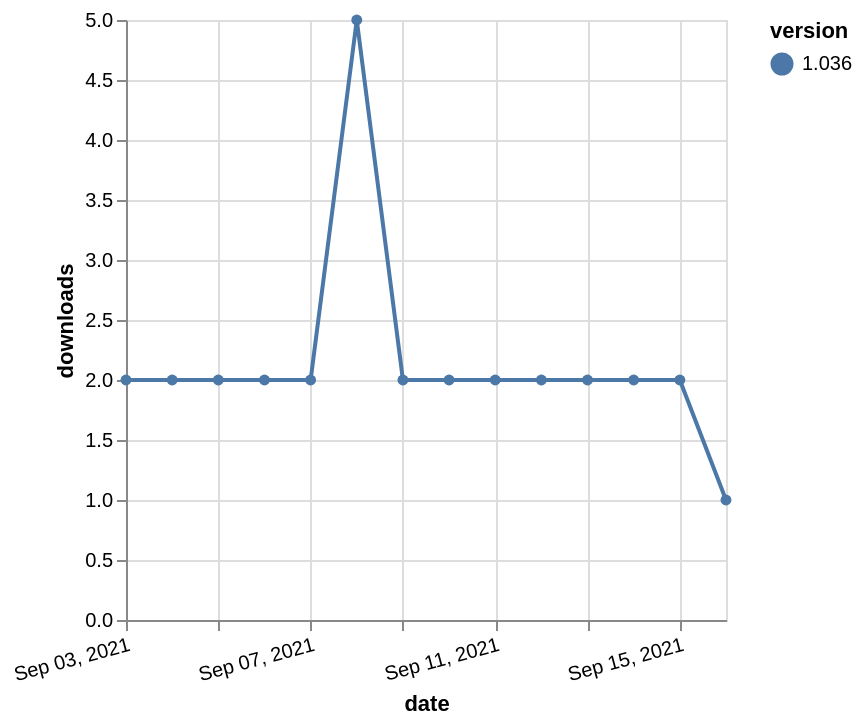

Specify this chart in Vega-Lite:
### Vega-Lite specification from a JSON file in a GitHub repository (floating-point values rounded to 4 significant figures)
{"$schema": "https://vega.github.io/schema/vega-lite/v5.json", "description": "A simple bar chart with embedded data.", "data": {"values": [{"date": "2021-09-03", "total": 3238, "delta": 2, "version": "1.036"}, {"date": "2021-09-04", "total": 3240, "delta": 2, "version": "1.036"}, {"date": "2021-09-05", "total": 3242, "delta": 2, "version": "1.036"}, {"date": "2021-09-06", "total": 3244, "delta": 2, "version": "1.036"}, {"date": "2021-09-07", "total": 3246, "delta": 2, "version": "1.036"}, {"date": "2021-09-08", "total": 3251, "delta": 5, "version": "1.036"}, {"date": "2021-09-09", "total": 3253, "delta": 2, "version": "1.036"}, {"date": "2021-09-10", "total": 3255, "delta": 2, "version": "1.036"}, {"date": "2021-09-11", "total": 3257, "delta": 2, "version": "1.036"}, {"date": "2021-09-12", "total": 3259, "delta": 2, "version": "1.036"}, {"date": "2021-09-13", "total": 3261, "delta": 2, "version": "1.036"}, {"date": "2021-09-14", "total": 3263, "delta": 2, "version": "1.036"}, {"date": "2021-09-15", "total": 3265, "delta": 2, "version": "1.036"}, {"date": "2021-09-16", "total": 3266, "delta": 1, "version": "1.036"}]}, "width": "container", "mark": {"type": "line", "point": {"filled": true}}, "encoding": {"x": {"field": "date", "type": "temporal", "timeUnit": "yearmonthdate", "title": "date", "axis": {"labelAngle": -15}}, "y": {"field": "delta", "type": "quantitative", "title": "downloads"}, "color": {"field": "version", "type": "nominal"}, "tooltip": {"field": "delta"}}}
